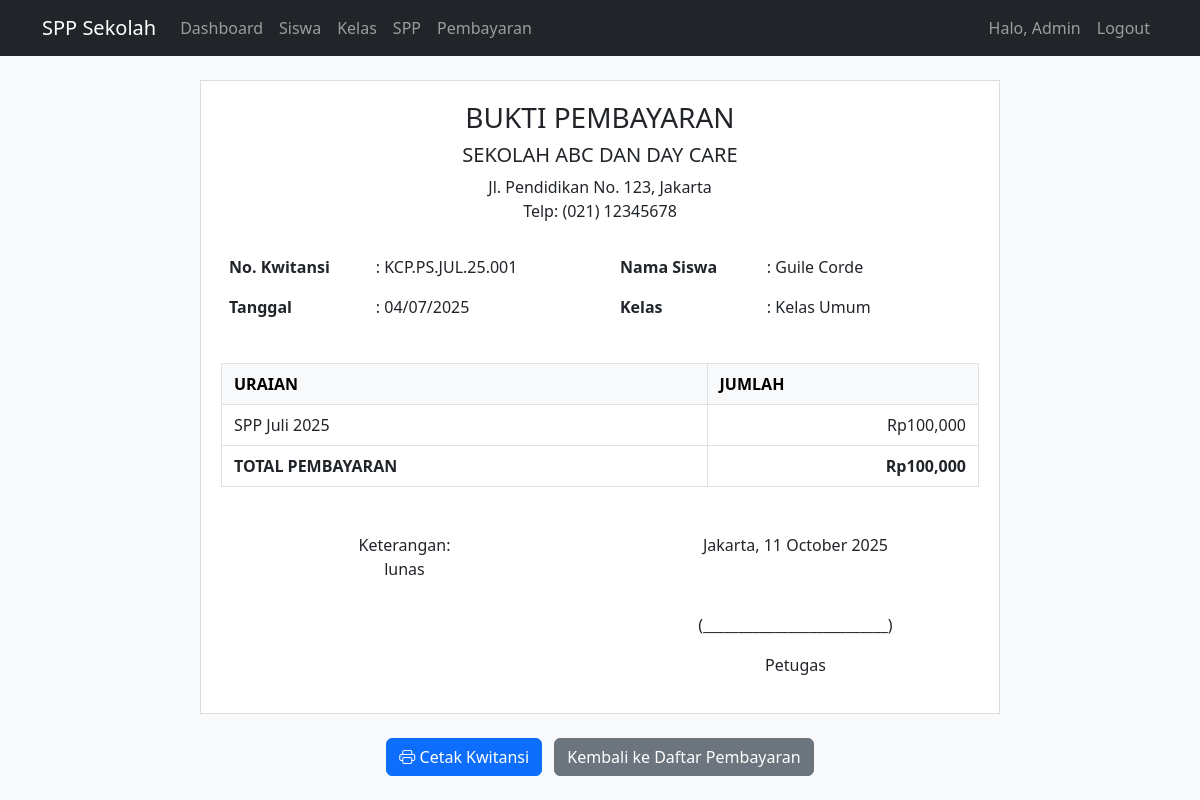
The app's page /kwitansi/1 (signed in) with its own data.
### app.py (models this page shows, shortened)
class User(UserMixin, db.Model):
    id = db.Column(db.Integer, primary_key=True)
    username = db.Column(db.String(50), unique=True, nullable=False)
    password = db.Column(db.String(100), nullable=False)
    nama_lengkap = db.Column(db.String(100), nullable=False)
    level = db.Column(db.String(20), nullable=False, default='admin')

class Pembayaran(db.Model):
    id = db.Column(db.Integer, primary_key=True)
    nis = db.Column(db.String(20), db.ForeignKey('siswa.nis'))
    id_spp = db.Column(db.Integer, db.ForeignKey('spp.id'))
    bulan = db.Column(db.String(20), nullable=False)
    tahun = db.Column(db.String(4), nullable=False)
    tanggal_bayar = db.Column(db.Date, nullable=False)
    jumlah = db.Column(db.Float, nullable=False)
    metode_pembayaran = db.Column(db.String(20))
    status = db.Column(db.String(20), default='belum lunas')
    keterangan = db.Column(db.Text)
    daycare = db.Column(db.Float, default=0) #add new colom
    extend_hour = db.Column(db.Float, default=0)
    excul = db.Column(db.Float, default=0)
    bimbel = db.Column(db.Float, default=0)
    no_nota = db.Column(db.String(50), unique=True)
    siswa = db.relationship('Siswa', backref='pembayaran') #add new colom
    nis = db.Column(db.String(20), db.ForeignKey('siswa.nis'), nullable=False)

class Siswa(db.Model):
    nis = db.Column(db.String(20), primary_key=True)
    nama = db.Column(db.String(100), nullable=False)
    jenis_kelamin = db.Column(db.String(1))
    tanggal_lahir = db.Column(db.String(10))
    alamat = db.Column(db.Text)
    status = db.Column(db.String(20), default='aktif')
    kelas_id = db.Column(db.Integer, db.ForeignKey('kelas.id')) #new add
    kelas = db.relationship('Kelas', backref='siswa_list', lazy=True)

class Kelas(db.Model):
    id = db.Column(db.Integer, primary_key=True)
    nama_kelas = db.Column(db.String(50), nullable=False)
    tingkat = db.Column(db.String(10)) # Contoh: 'Daycare', 'Preschool', 'TK A', 'TK B'
    wali_kelas = db.Column(db.String(100))
    keterangan = db.Column(db.Text) ##

### app.py (the view)
@app.route('/kwitansi/<int:id>')
@login_required
def cetak_kwitansi(id):
    pembayaran = Pembayaran.query.get_or_404(id)
    kelas_siswa = pembayaran.siswa.kelas.nama_kelas if pembayaran.siswa.kelas else '-'
    total = (
        pembayaran.jumlah +
        pembayaran.daycare +
        pembayaran.extend_hour +
        pembayaran.excul +
        pembayaran.bimbel
    )
    return render_template('kwitansi.html',
                        pembayaran=pembayaran,
                        kelas_siswa=kelas_siswa,
                        terbilang=angka_ke_terbilang(total),
                        tanggal_sekarang=datetime.now())

### app.py (called while the page is built)
@login_manager.user_loader # Fungsi untuk memuat user saat login
def load_user(user_id): # Mengambil user berdasarkan ID yang diberikan dari database (SQLAlchemy)
    return User.query.get(int(user_id)) # Mengambil user berdasarkan ID yang diberikan dari database (SQLAlchemy)

### templates/kwitansi.html (shortened to what this page needs)
{% extends "base.html" %}
{% block content %}
<div class="container">
    <div class="kwitansi-container" id="kwitansi-print">
        <div class="text-center mb-4">
            <h3>BUKTI PEMBAYARAN</h3>
            <h5>SEKOLAH ABC DAN DAY CARE</h5>
            <p class="mb-0">Jl. Pendidikan No. 123, Jakarta</p>
            <p>Telp: (021) 12345678</p>
        </div>
        <div class="kwitansi-header">
            <div class="row">
                <div class="col-md-6">
                    <table class="table table-borderless">
                        <tr>
                            <th width="40%">No. Kwitansi</th>
                            <td>: {{ pembayaran.no_nota }}</td>
                        </tr>
                        <tr>
                            <th>Tanggal</th>
                            <td>: {{ pembayaran.tanggal_bayar.strftime('%d/%m/%Y') }}</td>
                        </tr>
                    </table>
                </div>
                <div class="col-md-6">
                    <table class="table table-borderless">
                        <tr>
                            <th width="40%">Nama Siswa</th>
                            <td>: {{ pembayaran.siswa.nama }}</td>
                        </tr>
                        <tr>
                            <th>Kelas</th>
                            <td>: {{ kelas_siswa }}</td>
                        </tr>
                    </table>
                </div>
            </div>
        </div>
        <div class="kwitansi-body">
            <table class="table table-bordered">
                <thead class="table-light">
                    <tr>
                        <th>URAIAN</th>
                        <th>JUMLAH</th>
                    </tr>
                </thead>
                <tbody>
                    <tr>
                        <td>SPP {{ pembayaran.bulan }} {{ pembayaran.tahun }}</td>
                        <td class="text-end">Rp{{ "{:,.0f}".format(pembayaran.jumlah) }}</td>
                    </tr>
                </tbody>
                <tfoot>
                    <tr>
                        <th>TOTAL PEMBAYARAN</th>
                        <th class="text-end">Rp{{ "{:,.0f}".format(pembayaran.jumlah + pembayaran.daycare + pembayaran.extend_hour + pembayaran.excul + pembayaran.bimbel) }}</th>
                    </tr>
                </tfoot>
            </table>
        </div>
        <div class="kwitansi-footer mt-4">
            <div class="row">
                <div class="col-md-6">
                    <p><center>Keterangan:<br>
                    {{ pembayaran.keterangan if pembayaran.keterangan else '-' }}</center></p>
                </div>
                <div class="col-md-6 text-end">
                    <div class="ttd-area">
                        <p><center>Jakarta, {{ tanggal_sekarang.strftime('%d %B %Y') }}</center></p>
                        <br>
                        <p><center>(__________________________)</center></p>
                        <p><center>Petugas</center></p>
                    </div>
                </div>
            </div>
        </div>
    </div>
    <div class="text-center mt-4 no-print">
        <button onclick="window.print()" class="btn btn-primary">
            <i class="bi bi-printer"></i> Cetak Kwitansi
        </button>
        <a href="{{ url_for('pembayaran') }}" class="btn btn-secondary ms-2">
            Kembali ke Daftar Pembayaran
        </a>
    </div>
</div>
{% endblock %}

### templates/base.html (shortened to what this page needs)
<!DOCTYPE html>
<html lang="en">
<head>
    <link href="https://cdn.jsdelivr.net/npm/bootstrap@5.3.0/dist/css/bootstrap.min.css" rel="stylesheet">
    <link rel="stylesheet" href="https://cdn.jsdelivr.net/npm/bootstrap-icons@1.8.0/font/bootstrap-icons.css">
</head>
<body>
    <nav class="navbar navbar-expand-lg navbar-dark bg-dark">
        <div class="container">
            <a class="navbar-brand" href="#">SPP Sekolah</a>
            <div class="collapse navbar-collapse" id="navbarNav">
                <ul class="navbar-nav me-auto">
                    <li class="nav-item">
                        <a class="nav-link" href="{{ url_for('dashboard') }}">Dashboard</a>
                    </li>
                    <li class="nav-item">
                        <a class="nav-link" href="{{ url_for('siswa') }}">Siswa</a>
                    </li>
                    <li class="nav-item">
                        <a class="nav-link" href="{{ url_for('kelas') }}">Kelas</a>
                    </li>
                    <li class="nav-item">
                        <a class="nav-link" href="{{ url_for('spp') }}">SPP</a>
                    </li>
                    <li class="nav-item">
                        <a class="nav-link" href="{{ url_for('pembayaran') }}">Pembayaran</a>
                    </li>
                </ul>
                <ul class="navbar-nav">
                    <li class="nav-item">
                        <span class="nav-link">Halo, {{ current_user.nama_lengkap }}</span>
                    </li>
                    <li class="nav-item">
                        <a class="nav-link" href="{{ url_for('logout') }}">Logout</a>
                    </li>
                </ul>
            </div>
        </div>
    </nav>
    <div class="container mt-4">
        {% block content %}{% endblock %}
    </div>
</body>
</html>

### templates/base.html (style rules this page uses)
body { background-color: #f8f9fa; }
.table-bordered th, .table-bordered td { padding: 8px 12px; }

### templates/kwitansi.html (style rules this page uses)
.kwitansi-container { background-color: white; padding: 20px; border: 1px solid #ddd; max-width: 800px; margin: 0 auto; }
.kwitansi-header { margin-bottom: 20px; }
.kwitansi-body { margin-bottom: 30px; }

### records on screen
User: nama_lengkap "Admin"
Pembayaran: no_nota "KCP.PS.JUL.25.001", tanggal_bayar "04/07/2025", bulan "Juli", tahun "2025", jumlah "100,000", jumlah+daycare+extend_hour "100,000", keterangan "lunas"
Siswa: siswa.nama "Guile Corde"
Kelas: nama_kelas "Kelas Umum"
